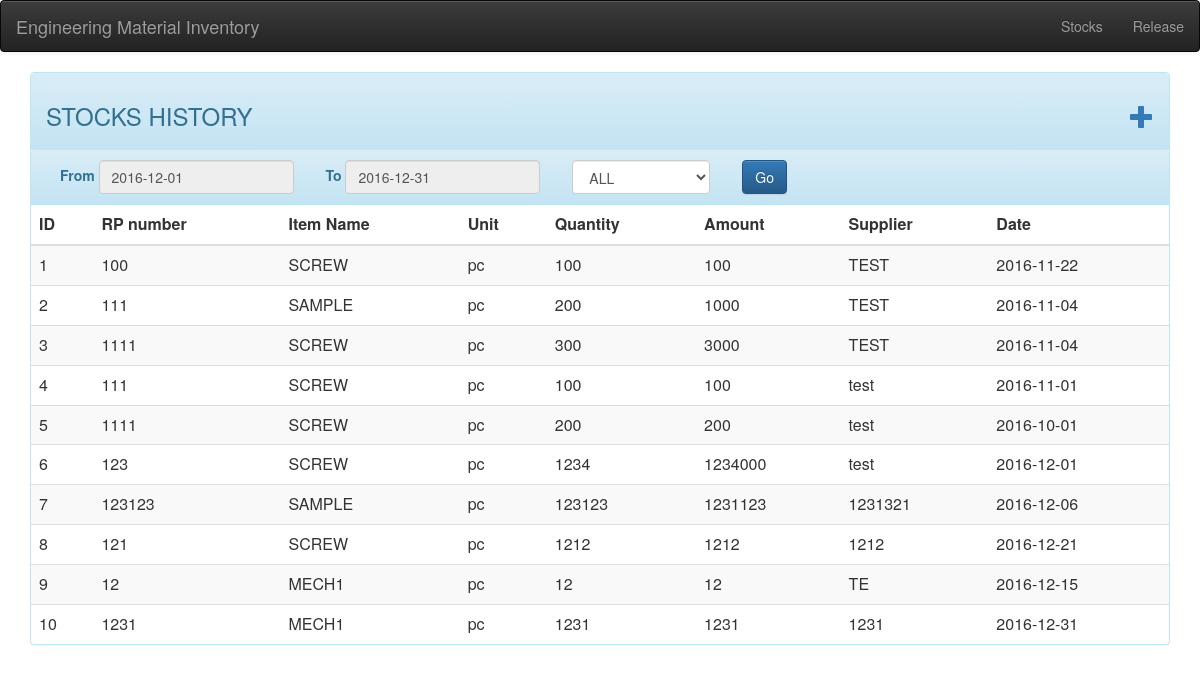
Page /index.php/stocks on the earlier database version.
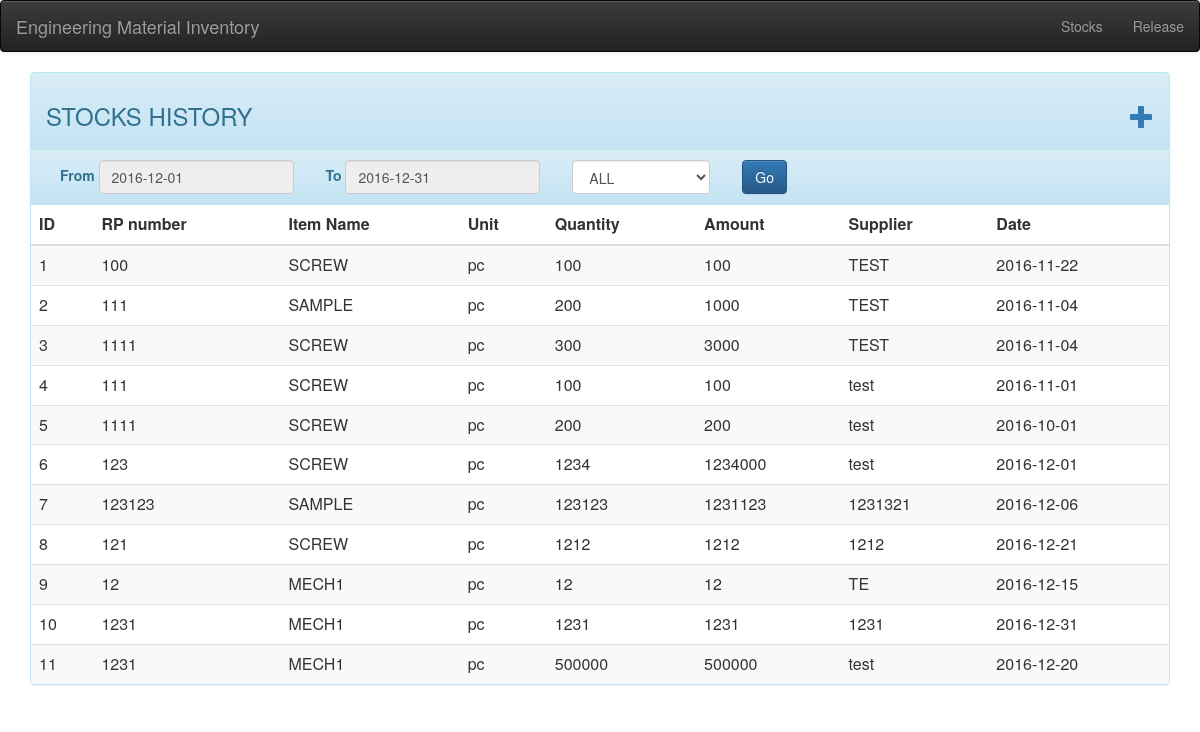
Same page on the later database version.
### tables this page shows
CREATE TABLE "stocks" (
"id"  INTEGER NOT NULL,
"item_id"  INTEGER,
"item_name"  INTEGER,
"item_category"  TEXT,
"rp_number"  INTEGER,
"unit"  TEXT,
"quantity"  INTEGER,
"supplier"  TEXT,
"amount"  INTEGER,
"purpose"  TEXT,
"date"  TEXT,
PRIMARY KEY ("id" ASC)
);

### application/controllers/Stocks.php (called while the page is built, shortened)
<?php
class Stocks extends CI_Controller
{
    public function __construct()
    {
        $this->load->model('stocks_model');
        $this->load->model('items_model');
        $this->load->model('lookup_model');
        $this->load->database();
        $this->load->library('form_validation');
        $this->load->helper('form');
    }
    public function view()
    {
        $data['cats'] = $this->lookup_model->look('category');
        $data['stocks'] = $this->stocks_model->get_stocks();
        $this->load->view('templates/header');
        $this->load->view('templates/nav');
        $this->load->view('pages/stocks',$data);
        $this->load->view('templates/footer');
    }
}

### index.php (called while the page is built, shortened)
<?php
require_once BASEPATH.'core/CodeIgniter.php';

### application/helpers/date_man_helper.php (called while the page is built, shortened)
<?php
function default_now()
{
	return explode('-',mdate('%Y-%m-%d',now()));
}
function month_default()
{
	$m = default_now();
	$s = $m[0].'-'.$m[1].'-'.'01';
	$md = days_in_month($m[1],$m[0]);
	$ed = $m[0].'-'.$m[1].'-'.$md;
	return array($s,$ed);
}

### application/models/Lookup_model.php (called while the page is built, shortened)
<?php
Class Lookup_model extends CI_Model
{
	public function look($tb_name = null)
	{
		$query = $this->db->get($tb_name);
		return $query->result_array();
	}
}

### application/models/Stocks_model.php (called while the page is built, shortened)
<?php
class Stocks_model extends CI_Model
{
    public function get_stocks()
    {
        $query  = $this->db->get('stocks');
        return $query->result_array();
    }
}

### application/views/pages/stocks.php (the view, shortened to what this page needs)
<div class="panel panel-default panel-info">
    <div class="panel-heading">
        <h3>STOCKS HISTORY <a class="pull-right" class="pull-right" href="#" data-toggle="modal" data-target="#new_stock_modal" role="button""><span class="glyphicon glyphicon-plus"></span></a></h3>
    </div>
    <div class="panel-heading">
        <div class="form form-inline">
            <div class="form-group">
                <label for="start">From</label>
                <input readonly name="start" type="text" class="form-control date_range" value="<?php echo month_default()[0]; ?>">
            </div>
            <div class="form-group">
                <label for="to">To</label>
                <input readonly name="end" type="text" class="form-control date_range" value="<?php echo month_default()[1]; ?>">
            </div>
            <div class="form-group">
                <select name="category" id="" class="form-control">
                    <?php foreach($cats as $c): ?>
                        <option value="<?php echo $c['name'] ?>"><?php echo $c['name']; ?></option>
                    <?php endforeach; ?>
                </select>
            </div>
            <div class="form-group">
                <input type="button" class="btn btn-primary" value="Go" id="api_trigger">
            </div>
        </div>
    </div>
    <table class="table table-striped table-hover">
        <thead>
            <tr>
                <th>ID</th>
                <th>RP number</th>
                <th>Item Name</th>
                <th>Unit</th>
                <th>Quantity</th>
                <th>Amount</th>
                <th>Supplier</th>
                <th>Date</th>
            </tr>
        </thead>
        <tbody>
            <?php foreach($stocks as $s): ?>
                <tr>
                    <td><?php echo $s['id']; ?></td>
                    <td><?php echo $s['rp_number']; ?></td>
                    <td><?php echo $s['item_name']; ?></td>
                    <td><?php echo $s['unit']; ?></td>
                    <td><?php echo $s['quantity']; ?></td>
                    <td><?php echo $s['amount']; ?></td>
                    <td><?php echo $s['supplier']; ?></td>
                    <td><?php echo $s['date']; ?></td>
                </tr>
            <?php endforeach; ?>
        </tbody>
    </table>
</div>

Differences in the rows shown:
added stocks: id "11", rp_number "1231", item_name "MECH1", unit "pc", quantity "500000", amount "500000", supplier "test", date "2016-12-20"
